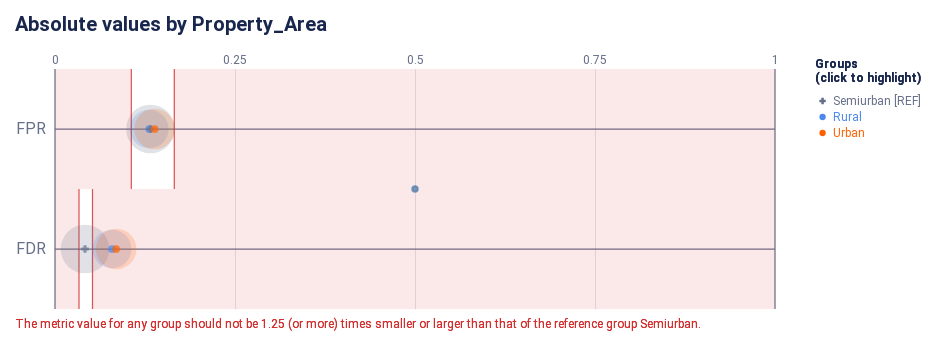

This figure's notebook cell:
### Markdown cell above
#### Check how the fairness threshold maps to the absolute values of each metric

### Code cell
ap.absolute(bdf, metrics, 'Property_Area', fairness_threshold = disparity_tolerance)

### Figure 1 — Vega-Lite specification as saved in the notebook (floating-point values rounded to 4 significant figures)
{"config": {"view": {"continuousWidth": 300, "continuousHeight": 300, "strokeWidth": 0}, "axisLeft": {"labelColor": "rgb(102, 111, 137)", "labelFont": "Roboto, Arial, sans-serif", "labelFontSize": 16}, "title": {"anchor": "start", "color": "rgb(25, 39, 78)", "font": "Roboto, Arial, sans-serif", "fontSize": 20, "fontWeight": "bold"}}, "layer": [{"data": {"name": "data-22e37ecfbb523156dad3ffdb726c704c"}, "mark": {"type": "rule", "stroke": "rgb(102, 111, 137)", "strokeWidth": 1.25, "tooltip": null}, "encoding": {"x": {"field": "start", "scale": {"domain": [0, 1], "range": [40.0, 760.0]}, "type": "quantitative"}, "x2": {"field": "end"}, "y": {"axis": {"domain": false, "labelAngle": 0, "labelPadding": -30, "orient": "left", "ticks": false, "title": null}, "field": "y_position", "scale": {"domain": ["FPR", "FDR"], "range": [30.0, 270.0]}, "type": "nominal"}}}, {"data": {"name": "data-6cfe259518f6c7b358d8f836a73e6b7f"}, "mark": {"type": "rule", "stroke": "rgb(102, 111, 137)", "strokeWidth": 1.25, "tooltip": null}, "encoding": {"x": {"field": "x_position", "scale": {"domain": [0, 1], "range": [40.0, 760.0]}, "type": "quantitative"}, "y": {"value": 30.0}, "y2": {"value": 270.0}}}, {"data": {"name": "data-60ed1133fa688d151d36705a369482e0"}, "mark": {"type": "text", "align": "center", "color": "rgb(102, 111, 137)", "font": "Roboto, Arial, sans-serif", "fontSize": 12, "fontWeight": "normal", "tooltip": null}, "encoding": {"text": {"field": "value", "type": "nominal"}, "x": {"field": "value", "scale": {"domain": [0, 1], "range": [40.0, 760.0]}, "type": "quantitative"}, "y": {"value": 21.0}}}, {"layer": [{"mark": {"type": "rect", "opacity": 0.8, "stroke": "rgb(211, 47, 47)", "strokeWidth": 1.25, "tooltip": null}, "encoding": {"x": {"field": "lower_threshold_value", "scale": {"domain": [0, 1], "range": [40.0, 760.0]}, "type": "quantitative"}, "x2": {"field": "lower_threshold_value"}, "y": {"axis": {"domain": false, "grid": false, "labels": false, "ticks": false, "title": null}, "field": "metric", "scale": {"domain": ["FPR", "FDR"], "range": [30.0, 270.0]}, "type": "nominal"}}}, {"mark": {"type": "rect", "opacity": 0.8, "stroke": "rgb(211, 47, 47)", "strokeWidth": 1.25, "tooltip": null}, "encoding": {"x": {"field": "upper_threshold_value", "scale": {"domain": [0, 1], "range": [40.0, 760.0]}, "type": "quantitative"}, "x2": {"field": "upper_threshold_value"}, "y": {"axis": {"domain": false, "grid": false, "labels": false, "ticks": false, "title": null}, "field": "metric", "scale": {"domain": ["FPR", "FDR"], "range": [30.0, 270.0]}, "type": "nominal"}}}, {"layer": [{"mark": {"type": "rect", "fill": "rgb(211, 47, 47)", "opacity": 0.1, "tooltip": null}, "encoding": {"x": {"field": "lower_threshold_value", "scale": {"domain": [0, 1], "range": [40.0, 760.0]}, "type": "quantitative"}, "x2": {"field": "lower_end"}, "y": {"axis": {"domain": false, "grid": false, "labels": false, "ticks": false, "title": null}, "field": "metric", "scale": {"domain": ["FPR", "FDR"], "range": [30.0, 270.0]}, "type": "nominal"}}}, {"mark": {"type": "rect", "fill": "rgb(211, 47, 47)", "opacity": 0.1, "tooltip": null}, "encoding": {"x": {"field": "upper_threshold_value", "scale": {"domain": [0, 1], "range": [40.0, 760.0]}, "type": "quantitative"}, "x2": {"field": "upper_end"}, "y": {"axis": {"domain": false, "grid": false, "labels": false, "ticks": false, "title": null}, "field": "metric", "scale": {"domain": ["FPR", "FDR"], "range": [30.0, 270.0]}, "type": "nominal"}}}]}, {"layer": [{"mark": {"type": "text", "align": "left", "baseline": "top", "fill": "rgb(211, 47, 47)", "font": "Roboto, Arial, sans-serif", "fontSize": 12, "fontWeight": "normal", "tooltip": null}, "encoding": {"text": {"value": "The metric value for any group should not be 1.25 (or more) times smaller or larger than that of the reference group Semiurban."}, "x": {"value": 0}, "y": {"value": 280.0}}}], "data": {"name": "data-79dd248bdaa0ea02c535240e8ad022c8"}}], "data": {"name": "data-e81b0e01dac14cd95b852c5f4fa05845"}}, {"layer": [{"data": {"name": "empty"}, "mark": {"type": "circle"}}, {"data": {"name": "data-c32ff8f76fed358f7777e746d5c53853"}, "mark": {"type": "circle", "cursor": "pointer", "opacity": 0.2}, "encoding": {"color": {"condition": {"param": "param_19", "empty": true, "field": "attribute_value", "legend": null, "scale": {"domain": ["Semiurban", "Rural", "Urban"], "range": ["rgb(102, 111, 137)", "rgb(76, 136, 238)", "rgb(254, 97, 0)", "rgb(220, 38, 127)", "rgb(255, 176, 0)", "rgb(150, 95, 230)"]}, "type": "nominal"}, "value": "rgb(225, 226, 231)"}, "size": {"field": "group_size", "legend": null, "scale": {"domain": [0, 406.8], "range": [0, 2827.0]}, "type": "quantitative"}, "tooltip": [{"field": "attribute_value", "title": "Group", "type": "nominal"}, {"field": "tooltip_group_size", "title": "Group Size", "type": "nominal"}, {"field": "tooltip_disparity_explanation_fpr", "title": "Disparity", "type": "nominal"}, {"field": "fpr", "format": ".2f", "title": "FPR", "type": "quantitative"}], "x": {"axis": {"domain": false, "gridColor": "rgb(225, 226, 231)", "labels": false, "ticks": false, "title": null, "values": [0.25, 0.5, 0.75]}, "field": "fpr", "scale": {"domain": [0, 1], "range": [40.0, 760.0]}, "type": "quantitative"}, "y": {"axis": {"domain": false, "grid": false, "labels": false, "ticks": false, "title": null}, "field": "metric_variable", "scale": {"domain": ["FPR", "FDR"], "range": [30.0, 270.0]}, "type": "nominal"}}, "name": "view_20", "transform": [{"calculate": "'FPR'", "as": "metric_variable"}]}, {"data": {"name": "data-c32ff8f76fed358f7777e746d5c53853"}, "mark": {"type": "circle", "cursor": "pointer", "opacity": 0.2}, "encoding": {"color": {"condition": {"param": "param_19", "empty": true, "field": "attribute_value", "legend": null, "scale": {"domain": ["Semiurban", "Rural", "Urban"], "range": ["rgb(102, 111, 137)", "rgb(76, 136, 238)", "rgb(254, 97, 0)", "rgb(220, 38, 127)", "rgb(255, 176, 0)", "rgb(150, 95, 230)"]}, "type": "nominal"}, "value": "rgb(225, 226, 231)"}, "size": {"field": "group_size", "legend": null, "scale": {"domain": [0, 406.8], "range": [0, 2827.0]}, "type": "quantitative"}, "tooltip": [{"field": "attribute_value", "title": "Group", "type": "nominal"}, {"field": "tooltip_group_size", "title": "Group Size", "type": "nominal"}, {"field": "tooltip_disparity_explanation_fdr", "title": "Disparity", "type": "nominal"}, {"field": "fdr", "format": ".2f", "title": "FDR", "type": "quantitative"}], "x": {"axis": {"domain": false, "gridColor": "rgb(225, 226, 231)", "labels": false, "ticks": false, "title": null, "values": [0.25, 0.5, 0.75]}, "field": "fdr", "scale": {"domain": [0, 1], "range": [40.0, 760.0]}, "type": "quantitative"}, "y": {"axis": {"domain": false, "grid": false, "labels": false, "ticks": false, "title": null}, "field": "metric_variable", "scale": {"domain": ["FPR", "FDR"], "range": [30.0, 270.0]}, "type": "nominal"}}, "name": "view_22", "transform": [{"calculate": "'FDR'", "as": "metric_variable"}]}, {"layer": [{"data": {"name": "empty"}, "mark": {"type": "point"}}, {"data": {"name": "data-c32ff8f76fed358f7777e746d5c53853"}, "mark": {"type": "point", "cursor": "pointer", "filled": true, "size": 60}, "encoding": {"color": {"condition": {"param": "param_19", "empty": true, "field": "attribute_value", "legend": null, "scale": {"domain": ["Semiurban", "Rural", "Urban"], "range": ["rgb(102, 111, 137)", "rgb(76, 136, 238)", "rgb(254, 97, 0)", "rgb(220, 38, 127)", "rgb(255, 176, 0)", "rgb(150, 95, 230)"]}, "type": "nominal"}, "value": "rgb(225, 226, 231)"}, "shape": {"field": "attribute_value", "legend": null, "scale": {"domain": ["Semiurban", "Rural", "Urban"], "range": ["cross", "circle", "circle"]}, "type": "nominal"}, "tooltip": [{"field": "attribute_value", "title": "Group", "type": "nominal"}, {"field": "tooltip_group_size", "title": "Group Size", "type": "nominal"}, {"field": "tooltip_disparity_explanation_fpr", "title": "Disparity", "type": "nominal"}, {"field": "fpr", "format": ".2f", "title": "FPR", "type": "quantitative"}], "x": {"axis": {"domain": false, "gridColor": "rgb(225, 226, 231)", "labels": false, "ticks": false, "title": null, "values": [0.25, 0.5, 0.75]}, "field": "fpr", "scale": {"domain": [0, 1], "range": [40.0, 760.0]}, "type": "quantitative"}, "y": {"axis": {"domain": false, "grid": false, "labels": false, "ticks": false, "title": null}, "field": "metric_variable", "scale": {"domain": ["FPR", "FDR"], "range": [30.0, 270.0]}, "type": "nominal"}}, "name": "view_19", "transform": [{"calculate": "'FPR'", "as": "metric_variable"}]}, {"data": {"name": "data-c32ff8f76fed358f7777e746d5c53853"}, "mark": {"type": "point", "cursor": "pointer", "filled": true, "size": 60}, "encoding": {"color": {"condition": {"param": "param_19", "empty": true, "field": "attribute_value", "legend": null, "scale": {"domain": ["Semiurban", "Rural", "Urban"], "range": ["rgb(102, 111, 137)", "rgb(76, 136, 238)", "rgb(254, 97, 0)", "rgb(220, 38, 127)", "rgb(255, 176, 0)", "rgb(150, 95, 230)"]}, "type": "nominal"}, "value": "rgb(225, 226, 231)"}, "shape": {"field": "attribute_value", "legend": null, "scale": {"domain": ["Semiurban", "Rural", "Urban"], "range": ["cross", "circle", "circle"]}, "type": "nominal"}, "tooltip": [{"field": "attribute_value", "title": "Group", "type": "nominal"}, {"field": "tooltip_group_size", "title": "Group Size", "type": "nominal"}, {"field": "tooltip_disparity_explanation_fdr", "title": "Disparity", "type": "nominal"}, {"field": "fdr", "format": ".2f", "title": "FDR", "type": "quantitative"}], "x": {"axis": {"domain": false, "gridColor": "rgb(225, 226, 231)", "labels": false, "ticks": false, "title": null, "values": [0.25, 0.5, 0.75]}, "field": "fdr", "scale": {"domain": [0, 1], "range": [40.0, 760.0]}, "type": "quantitative"}, "y": {"axis": {"domain": false, "grid": false, "labels": false, "ticks": false, "title": null}, "field": "metric_variable", "scale": {"domain": ["FPR", "FDR"], "range": [30.0, 270.0]}, "type": "nominal"}}, "name": "view_21", "transform": [{"calculate": "'FDR'", "as": "metric_variable"}]}]}]}, {"layer": [{"mark": {"type": "point", "cursor": "pointer", "filled": true, "opacity": 1, "size": 40}, "encoding": {"color": {"condition": {"param": "param_19", "empty": true, "field": "attribute_value", "legend": null, "scale": {"domain": ["Semiurban", "Rural", "Urban"], "range": ["rgb(102, 111, 137)", "rgb(76, 136, 238)", "rgb(254, 97, 0)", "rgb(220, 38, 127)", "rgb(255, 176, 0)", "rgb(150, 95, 230)"]}, "type": "nominal"}, "value": "rgb(225, 226, 231)"}, "shape": {"field": "attribute_value", "legend": null, "scale": {"domain": ["Semiurban", "Rural", "Urban"], "range": ["cross", "circle", "circle"]}, "type": "nominal"}, "x": {"value": 807.6}, "y": {"axis": {"domain": false, "grid": false, "labels": false, "ticks": false, "title": null}, "field": "attribute_value", "scale": {"domain": ["Semiurban", "Rural", "Urban"], "range": [54, 102]}, "type": "nominal"}}, "name": "view_23"}, {"mark": {"type": "text", "align": "left", "baseline": "middle", "cursor": "pointer", "font": "Roboto, Arial, sans-serif", "fontSize": 12, "fontWeight": "normal"}, "encoding": {"color": {"condition": {"param": "param_19", "empty": true, "field": "attribute_value", "legend": null, "scale": {"domain": ["Semiurban", "Rural", "Urban"], "range": ["rgb(102, 111, 137)", "rgb(76, 136, 238)", "rgb(254, 97, 0)", "rgb(220, 38, 127)", "rgb(255, 176, 0)", "rgb(150, 95, 230)"]}, "type": "nominal"}, "value": "rgb(225, 226, 231)"}, "text": {"field": "label", "type": "nominal"}, "x": {"value": 818.1}, "y": {"axis": {"domain": false, "grid": false, "labels": false, "ticks": false, "title": null}, "field": "attribute_value", "scale": {"domain": ["Semiurban", "Rural", "Urban"], "range": [54, 102]}, "type": "nominal"}}, "name": "view_24"}, {"data": {"name": "data-79dd248bdaa0ea02c535240e8ad022c8"}, "mark": {"type": "text", "align": "left", "baseline": "top", "color": "rgb(25, 39, 78)", "font": "Roboto, Arial, sans-serif", "fontSize": 12, "fontWeight": "bold"}, "encoding": {"text": {"value": "(click to highlight)"}, "x": {"value": 800}, "y": {"value": 34}}}, {"data": {"name": "data-79dd248bdaa0ea02c535240e8ad022c8"}, "mark": {"type": "text", "align": "left", "baseline": "top", "color": "rgb(25, 39, 78)", "font": "Roboto, Arial, sans-serif", "fontSize": 12, "fontWeight": "bold"}, "encoding": {"text": {"value": "Groups"}, "x": {"value": 800}, "y": {"value": 20}}}], "data": {"name": "data-d4e636f4b2647431f6606e7b0f20ff09"}}], "height": 300, "padding": {"top": 15, "bottom": 5.0, "left": 15, "right": 15}, "params": [{"name": "param_21", "select": {"type": "point", "fields": ["attribute_value"]}, "views": ["view_20"]}, {"name": "param_23", "select": {"type": "point", "fields": ["attribute_value"]}, "views": ["view_22"]}, {"name": "param_20", "select": {"type": "point", "fields": ["attribute_value"]}, "views": ["view_19"]}, {"name": "param_22", "select": {"type": "point", "fields": ["attribute_value"]}, "views": ["view_21"]}, {"name": "param_19", "select": {"type": "point", "fields": ["attribute_value"]}, "views": ["view_23"]}, {"name": "param_24", "select": {"type": "point", "fields": ["attribute_value"]}, "views": ["view_24"]}], "resolve": {"scale": {"size": "independent", "y": "independent"}}, "title": "Absolute values by Property_Area", "usermeta": {"embedOptions": {"scaleFactor": 5, "downloadFileName": "absolute_chart"}}, "width": 800, "$schema": "https://vega.github.io/schema/vega-lite/v5.16.3.json", "datasets": {"data-22e37ecfbb523156dad3ffdb726c704c": [{"y_position": "FPR", "start": 0, "end": 1}, {"y_position": "FDR", "start": 0, "end": 1}], "data-6cfe259518f6c7b358d8f836a73e6b7f": [{"x_position": 0}, {"x_position": 1}], "data-60ed1133fa688d151d36705a369482e0": [{"value": 0.0}, {"value": 0.25}, {"value": 0.5}, {"value": 0.75}, {"value": 1.0}], "data-e81b0e01dac14cd95b852c5f4fa05845": [{"lower_end": 0, "upper_end": 1, "lower_threshold_value": 0.106, "upper_threshold_value": 0.1657, "metric": "FPR"}, {"lower_end": 0, "upper_end": 1, "lower_threshold_value": 0.03333, "upper_threshold_value": 0.05208, "metric": "FDR"}], "data-79dd248bdaa0ea02c535240e8ad022c8": [{"a": 1, "b": 0}, {"a": 1, "b": 0}], "empty": [{}], "data-c32ff8f76fed358f7777e746d5c53853": [{"attribute_name": "Property_Area", "attribute_value": "Rural", "group_size": 214, "total_entities": 788, "fpr": 0.131, "fdr": 0.07914, "fpr_disparity": 0.9881, "fdr_disparity": 1.899, "fpr_disparity_scaled": -0.01205, "fdr_disparity_scaled": 0.8993, "tooltip_group_size": "214 (27.16%)", "tooltip_disparity_explanation_fpr": "1.01 times smaller FPR than the reference group", "tooltip_disparity_explanation_fdr": "1.90 times larger FDR than the reference group"}, {"attribute_name": "Property_Area", "attribute_value": "Semiurban", "group_size": 339, "total_entities": 788, "fpr": 0.1325, "fdr": 0.04167, "fpr_disparity": 1.0, "fdr_disparity": 1.0, "fpr_disparity_scaled": 0.0, "fdr_disparity_scaled": 0.0, "tooltip_group_size": "339 (43.02%)", "tooltip_disparity_explanation_fpr": "Reference group", "tooltip_disparity_explanation_fdr": "Reference group"}, {"attribute_name": "Property_Area", "attribute_value": "Urban", "group_size": 235, "total_entities": 788, "fpr": 0.1383, "fdr": 0.08497, "fpr_disparity": 1.044, "fdr_disparity": 2.039, "fpr_disparity_scaled": 0.04352, "fdr_disparity_scaled": 1.039, "tooltip_group_size": "235 (29.82%)", "tooltip_disparity_explanation_fpr": "1.04 times larger FPR than the reference group", "tooltip_disparity_explanation_fdr": "2.04 times larger FDR than the reference group"}], "data-d4e636f4b2647431f6606e7b0f20ff09": [{"attribute_value": "Semiurban", "label": "Semiurban [REF]"}, {"attribute_value": "Rural", "label": "Rural"}, {"attribute_value": "Urban", "label": "Urban"}]}}
